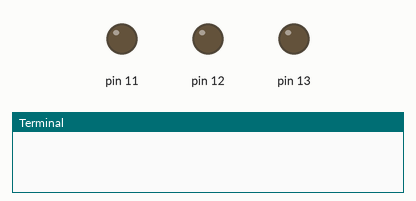
Bench run of a program on a simulated Raspberry Pi (header pin numbers). Parts: output pins drawn as LEDs (lit = HIGH), the last lines printed to the terminal. The clock reads 2024-03-15 10:24:30 at power-on unless the program sets it; files the program writes start out absent.

Above: at 0.6 s.
At 5.3 s:
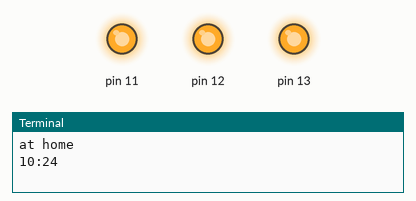
Timing chart, 0 to 12.1 s (numbered marks = the images above):
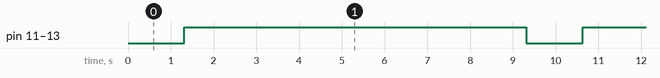

Measured:
- by itself, pin 11–13: alternates HIGH for 8.0 s and LOW for 1.3 s

The program:

roommate_at_home.py
```python
import datetime
import os
import time

import RPi.GPIO

while True:
    time.sleep(1)
    ip = '192.168.1.2'
    back_info = os.system('ping -c 1 -w 1 %s' % ip)
    if back_info:
        print('not at home')
    else:
        print('at home')
        time_when_his_phone_connected_to_wifi = str(datetime.datetime.now().hour) + ':' + str(
            datetime.datetime.now().minute)
        print(time_when_his_phone_connected_to_wifi)
        file = open('time.txt', 'w')
        file.write(time_when_his_phone_connected_to_wifi)
        file.close()
        RPi.GPIO.setwarnings(False)

        RPi.GPIO.setmode(RPi.GPIO.BOARD)

        RPi.GPIO.setup(11, RPi.GPIO.OUT)
        RPi.GPIO.setup(12, RPi.GPIO.OUT)
        RPi.GPIO.setup(13, RPi.GPIO.OUT)

        i = 1
        while True:
            RPi.GPIO.output(11, 1)
            RPi.GPIO.output(12, 1)
            RPi.GPIO.output(13, 1)

            time.sleep(2)

            RPi.GPIO.output(11, 0)
            RPi.GPIO.output(12, 0)
            RPi.GPIO.output(13, 0)

            i += 1
            if i == 5:
                break

    RPi.GPIO.cleanup()
```
